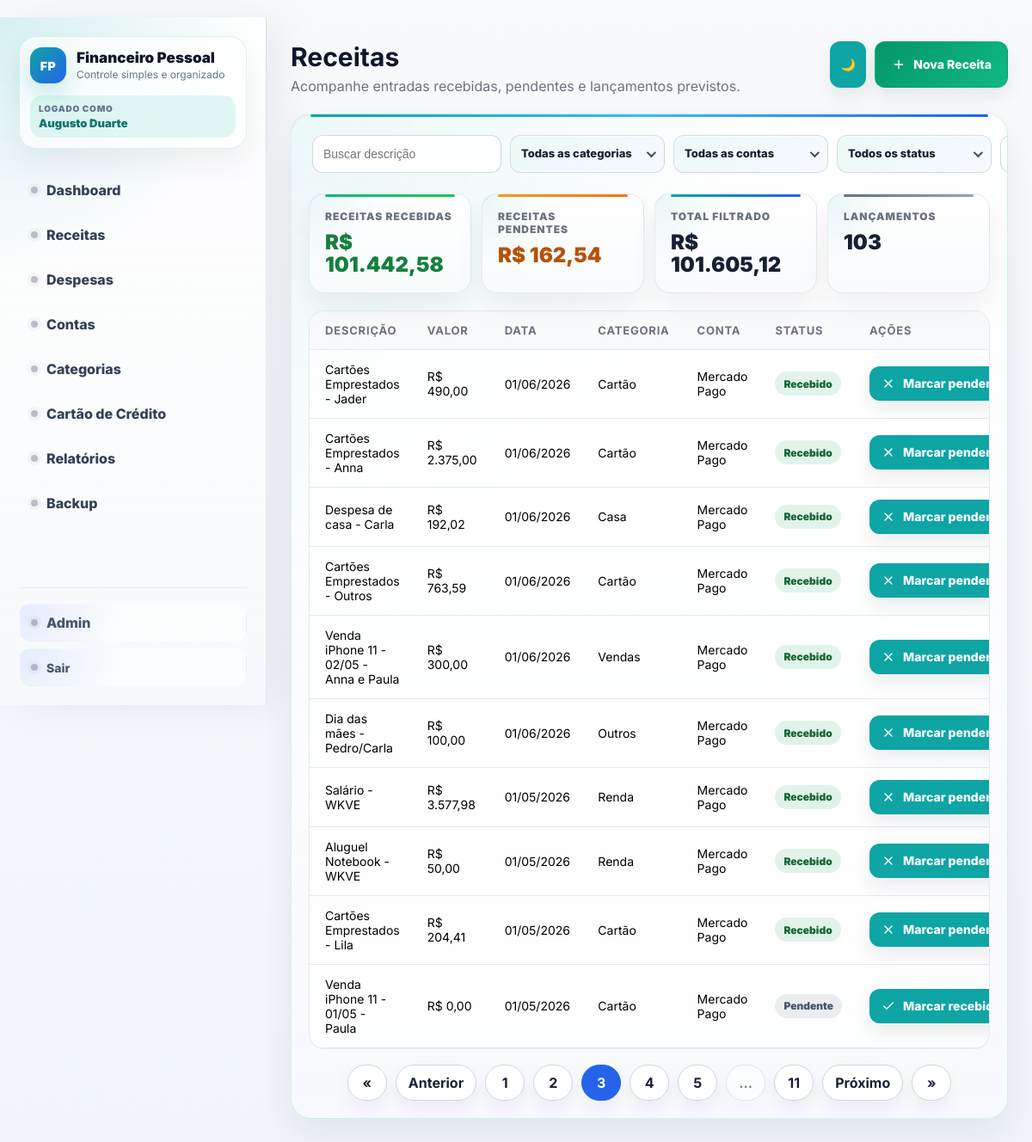
/receitas/?page=3 (signed in), run on an earlier commit of the app's database.
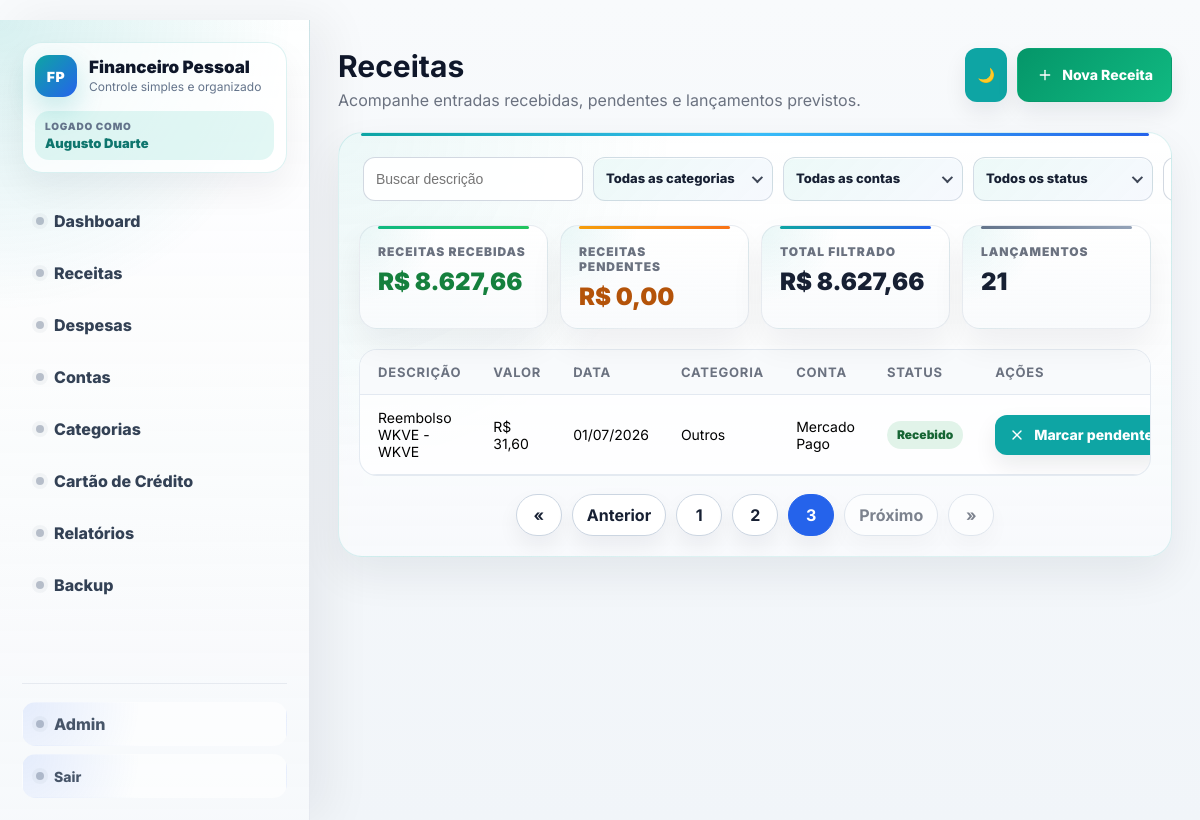
And on a later commit of the database.
### financeiro/models.py (models this page shows, shortened)
class Receita(models.Model):
    usuario = models.ForeignKey(settings.AUTH_USER_MODEL, on_delete=models.CASCADE, related_name='receitas_financeiras')
    descricao = models.CharField('Descrição', max_length=150)
    valor = models.DecimalField(max_digits=12, decimal_places=2)
    data = models.DateField()
    categoria = models.ForeignKey(Categoria, on_delete=models.PROTECT)
    conta = models.ForeignKey(Conta, on_delete=models.PROTECT)
    recebido = models.BooleanField(default=False)
    class Meta:
        verbose_name = 'Receita'
        verbose_name_plural = 'Receitas'

class Categoria(models.Model):
    TIPO_CHOICES = [
        ('receita', 'Receita'),
        ('despesa', 'Despesa'),
    ]
    usuario = models.ForeignKey(settings.AUTH_USER_MODEL, on_delete=models.CASCADE, related_name='categorias_financeiras')
    nome = models.CharField('Nome', max_length=100)
    tipo = models.CharField(max_length=20, choices=TIPO_CHOICES)
    class Meta:
        verbose_name = 'Categoria'
        verbose_name_plural = 'Categorias'
    def __str__(self):
        return self.nome

class Conta(models.Model):
    TIPO_CHOICES = [
        ('banco', 'Banco'),
        ('carteira', 'Carteira'),
        ('investimento', 'Investimento'),
    ]
    usuario = models.ForeignKey(settings.AUTH_USER_MODEL, on_delete=models.CASCADE, related_name='contas_financeiras')
    nome = models.CharField('Nome', max_length=100)
    tipo = models.CharField(max_length=20, choices=TIPO_CHOICES)
    saldo_inicial = models.DecimalField('Saldo inicial', max_digits=12, decimal_places=2, default=0)
    banco_principal = models.BooleanField('Banco principal', default=False)
    possui_cartao_credito = models.BooleanField('Possui cartão de crédito?', default=False)
    dias_antes_fechamento_fatura = models.PositiveIntegerField('Dias antes do vencimento da fatura', null=True, blank=True)
    dia_vencimento_fatura = models.PositiveIntegerField('Dia de vencimento da fatura', null=True, blank=True)
    class Meta:
        verbose_name = 'Conta'
        verbose_name_plural = 'Contas'
    def __str__(self):
        return self.nome

### financeiro/views.py (the view)
# urls.py: path('receitas/', login_required(views.lista_receitas), name='lista_receitas'),
def lista_receitas(request):
    usuario = request.user
    receitas = Receita.objects.filter(usuario=usuario).order_by('-data')
    q = request.GET.get('q', '').strip()
    categoria_id = request.GET.get('categoria', '')
    conta_id = request.GET.get('conta', '')
    status = request.GET.get('status', '')
    data = request.GET.get('data', '')
    if q:
        receitas = receitas.filter(descricao__icontains=q)
    if categoria_id:
        receitas = receitas.filter(categoria_id=categoria_id)
    if conta_id:
        receitas = receitas.filter(conta_id=conta_id)
    if status == 'recebido':
        receitas = receitas.filter(recebido=True)
    elif status == 'pendente':
        receitas = receitas.filter(recebido=False)
    if data:
        dt = interpretar_data_filtro(data)
        if dt:
            receitas = receitas.filter(data=dt)
    resumo_receitas = receitas.aggregate(
        total_filtrado=Sum('valor'),
        total_recebido=Sum('valor', filter=Q(recebido=True)),
        total_pendente=Sum('valor', filter=Q(recebido=False)),
        quantidade=Count('id'),
    )
    categorias = Categoria.objects.filter(usuario=usuario, tipo='receita').order_by('nome')
    contas = Conta.objects.filter(usuario=usuario).order_by('nome')
    paginator = Paginator(receitas, 10)
    page_obj = paginator.get_page(request.GET.get('page'))
    querystring = urlencode({k: v for k, v in request.GET.items() if v and k != 'page'})
    contexto = {
        'receitas': page_obj,
        'categorias': categorias,
        'contas': contas,
        'page_obj': page_obj,
        'querystring': querystring,
        'filtro_q': q,
        'filtro_categoria': categoria_id,
        'filtro_conta': conta_id,
        'filtro_status': status,
        'filtro_data': data,
        'total_receitas_filtrado': resumo_receitas['total_filtrado'] or 0,
        'total_receitas_recebidas': resumo_receitas['total_recebido'] or 0,
        'total_receitas_pendentes': resumo_receitas['total_pendente'] or 0,
        'quantidade_receitas_filtradas': resumo_receitas['quantidade'] or 0,
    }
    return render(request, 'financeiro/lista_receitas.html', contexto)

### financeiro/templatetags/currency_tags.py (called while the page is built)
@register.filter
def format_brl(value):
    if value is None:
        return ''
    try:
        valor = Decimal(value)
    except (TypeError, ValueError, InvalidOperation):
        return value
    valor = valor.quantize(Decimal('0.01'))
    valor_str = f'{valor:,.2f}'
    valor_str = valor_str.replace(',', 'X').replace('.', ',').replace('X', '.')
    return f'R$ {valor_str}'

### financeiro/templates/financeiro/lista_receitas.html (shortened to what this page needs)
﻿{% extends 'financeiro/base.html' %}
{% load currency_tags %}
{% block page_title %}Receitas{% endblock %}
{% block page_subtitle %}Acompanhe entradas recebidas, pendentes e lançamentos previstos.{% endblock %}
{% block page_actions %}
    <a href="/receitas/nova/" class="btn btn-success"><span class="btn-icon"><svg viewBox="0 0 24 24" stroke-width="2" stroke-linecap="round" stroke-linejoin="round"><path d="M12 5v14"></path><path d="M5 12h14"></path></svg></span>Nova Receita</a>
{% endblock %}
{% block content %}
<section class="panel">
    <form method="get" class="filter-row">
        <input type="text" name="q" value="{{ filtro_q }}" placeholder="Buscar descrição" class="filter-input">
        <input type="text" name="data" value="{{ filtro_data }}" class="filter-date date-mask" placeholder="DD/MM/YYYY">
    </form>
    <div class="list-summary-cards">
        <article class="list-summary-card positive">
            <span>Receitas recebidas</span>
            <strong>{{ total_receitas_recebidas|format_brl }}</strong>
        </article>
        <article class="list-summary-card warning">
            <span>Receitas pendentes</span>
            <strong>{{ total_receitas_pendentes|format_brl }}</strong>
        </article>
        <article class="list-summary-card primary">
            <span>Total filtrado</span>
            <strong>{{ total_receitas_filtrado|format_brl }}</strong>
        </article>
        <article class="list-summary-card neutral">
            <span>Lançamentos</span>
            <strong>{{ quantidade_receitas_filtradas }}</strong>
        </article>
    </div>
    <div class="table-wrap">
        <table>
            <tr>
                <th>Descrição</th>
                <th>Valor</th>
                <th>Data</th>
                <th>Categoria</th>
                <th>Conta</th>
                <th>Status</th>
                <th>Ações</th>
            </tr>
            {% for receita in receitas %}
            <tr>
                <td>{{ receita.descricao }}</td>
                <td>{{ receita.valor|format_brl }}</td>
                <td>{{ receita.data|date:"d/m/Y" }}</td>
                <td>{{ receita.categoria }}</td>
                <td>{{ receita.conta }}</td>
                <td>
                    {% if receita.recebido %}
                        <span class="status positive">Recebido</span>
                    {% else %}
                        <span class="status neutral">Pendente</span>
                    {% endif %}
                </td>
                <td>
                    <div class="actions status-actions">
                        <form method="post" action="/receitas/{{ receita.id }}/recebimento/" class="inline-form">
                            {% if receita.recebido %}
                                <button type="submit" class="btn btn-light btn-small"><span class="btn-icon"><svg viewBox="0 0 24 24" stroke-width="2" stroke-linecap="round" stroke-linejoin="round"><path d="M18 6L6 18"></path><path d="M6 6l12 12"></path></svg></span>Marcar pendente</button>
                            {% else %}
                                <button type="submit" class="btn btn-success btn-small"><span class="btn-icon"><svg viewBox="0 0 24 24" stroke-width="2" stroke-linecap="round" stroke-linejoin="round"><path d="M20 6L9 17l-5-5"></path></svg></span>Marcar recebido</button>
                            {% endif %}
                        </form>
                    </div>
                </td>
            </tr>
            {% empty %}
            <tr>
                <td colspan="7" class="empty">Nenhuma receita cadastrada.</td>
            </tr>
            {% endfor %}
        </table>
    </div>
    {% include 'financeiro/pagination.html' with page_obj=page_obj querystring=querystring %}
</section>
{% endblock %}

What changed in the data, as far as the page shows it:
removed Receita: descricao "Cartões Emprestados - Jader", valor "R$ 490,00", data "01/06/2026", categoria "Cartão", conta "Mercado Pago", recebido "Recebido"
removed Receita: descricao "Cartões Emprestados - Anna", valor "R$ 2.375,00", data "01/06/2026", categoria "Cartão", conta "Mercado Pago", recebido "Recebido"
removed Receita: descricao "Despesa de casa - Carla", valor "R$ 192,02", data "01/06/2026", categoria "Casa", conta "Mercado Pago", recebido "Recebido"
removed Receita: descricao "Cartões Emprestados - Outros", valor "R$ 763,59", data "01/06/2026", categoria "Cartão", conta "Mercado Pago", recebido "Recebido"
removed Receita: descricao "Venda iPhone 11 - 02/05 - Anna e Paula", valor "R$ 300,00", data "01/06/2026", categoria "Vendas", conta "Mercado Pago", recebido "Recebido"
removed Receita: descricao "Dia das mães - Pedro/Carla", valor "R$ 100,00", data "01/06/2026", categoria "Outros", conta "Mercado Pago", recebido "Recebido"
removed Receita: descricao "Salário - WKVE", valor "R$ 3.577,98", data "01/05/2026", categoria "Renda", conta "Mercado Pago", recebido "Recebido"
removed Receita: descricao "Aluguel Notebook - WKVE", valor "R$ 50,00", data "01/05/2026", categoria "Renda", conta "Mercado Pago", recebido "Recebido"
removed Receita: descricao "Cartões Emprestados - Lila", valor "R$ 204,41", data "01/05/2026", categoria "Cartão", conta "Mercado Pago", recebido "Recebido"
removed Receita: descricao "Venda iPhone 11 - 01/05 - Paula", valor "R$ 0,00", data "01/05/2026", categoria "Cartão", conta "Mercado Pago", recebido "Pendente"
now on this page (row edited): Receita: descricao "Reembolso WKVE - WKVE", valor "R$ 31,60", data "01/07/2026", categoria "Outros", conta "Mercado Pago", recebido "Recebido"
Also different on the page:
{{ total_receitas_recebidas|format_brl }}: "R$ 101.442,58" → "R$ 8.627,66"
{{ total_receitas_pendentes|format_brl }}: "R$ 162,54" → "R$ 0,00"
{{ total_receitas_filtrado|format_brl }}: "R$ 101.605,12" → "R$ 8.627,66"
{{ quantidade_receitas_filtradas }}: "103" → "21"
list line gone: "4"
list line gone: "5"
list line gone: "11"
